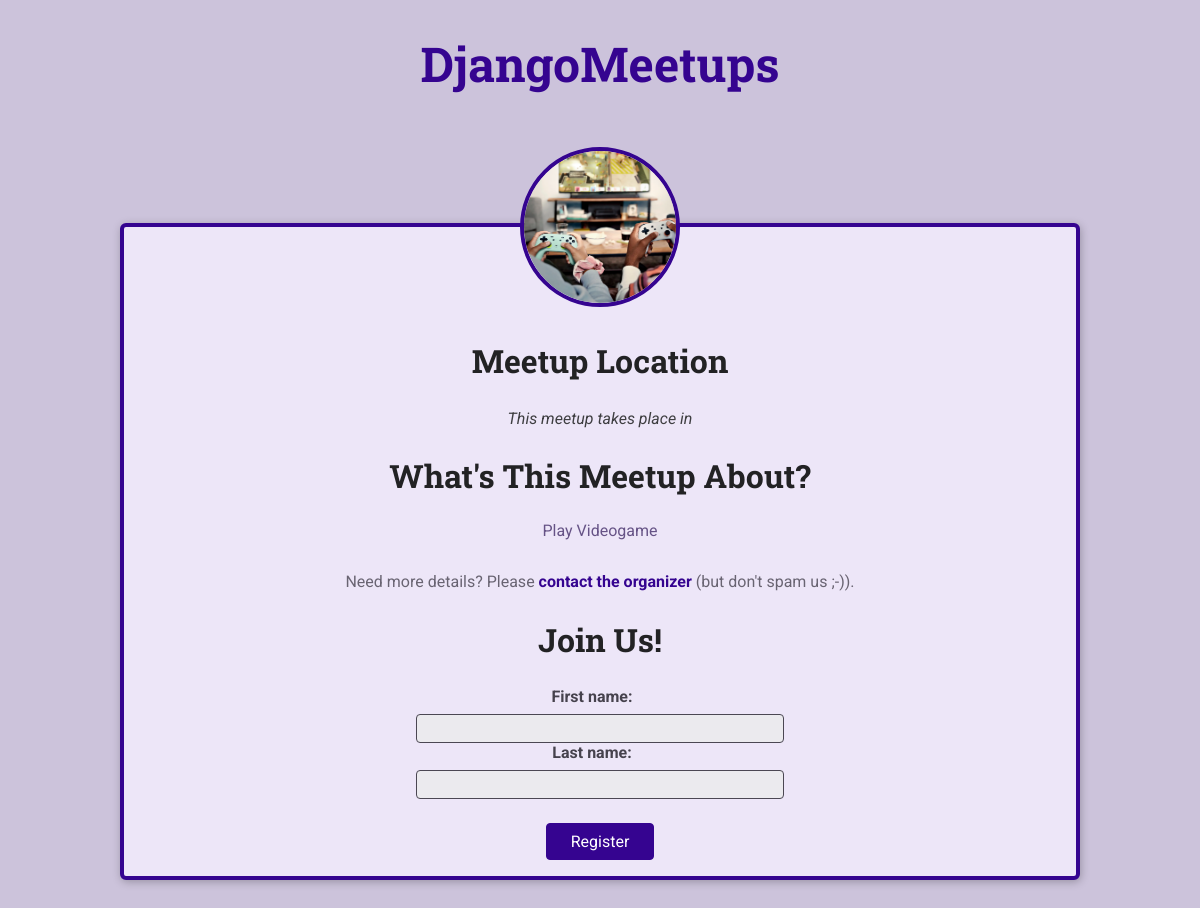
Page /2/ on the committed database.
### meetups/models.py (models this page shows, shortened)
class Meetup(models.Model):
    title = models.CharField(max_length=255, validators=[MinLengthValidator(10)])
    date = models.DateTimeField()
    image = models.ImageField(upload_to="meet_image", blank=True)
    slug = models.SlugField(default="", null=True)

### meetups/views.py (the view, shortened to what this page needs)
# urls.py: path("<int:pk>/", views.DetailMeetView.as_view(), name="detail"),
class DetailMeetView(View):
    template_name = "meetups/meetup-details.html"
    model = Meetup
    def get(self, request, pk):
        context = {"object": Meetup.objects.get(pk=pk), "form": PeopleForm()}
        return render(request, "meetups/meetup-details.html", context)

### meetups/forms.py
class PeopleForm(forms.ModelForm):
    class Meta:
        model = People
        exclude = ["meet"]

### templates/meetups/meetup-details.html (shortened to what this page needs)
{% extends 'base.html' %}
{% load static %}
{% block site_css %}
  <link rel="stylesheet" href="{% static 'css/meetup-detail.css' %}">
{% endblock %}
{% block body %}
{% if object %}
<article>
  <img id="main-image" src="{{ object.image.url }}" alt="{{ object.title }}">
  <section id="location">
    <h2>Meetup Location</h2>
    <address>This meetup takes place in </address>
  </section>
  <section id="details">
    <h2>What's This Meetup About?</h2>
    <p>{{ object.title|title }}</p>
    <footer>
      <p>Need more details? Please <a href="mailto:sergiy06061997@gmail.com">contact the organizer</a> (but don't spam us ;-)).</p>
    </footer>
  </section>
  <section id="registration">
    <h2>Join Us!</h2>
    <form action="{%url 'meetups:register' object.pk%}" method="POST">
      <ul>
        {{ form.as_ul }}
      </ul>
      <div id="registration-actions">
        <button type='submit'>Register</button>
      </div>
    </form>
  </section>
</article>
{% else %}
<p>No meetup found for this slug, sorry!</p>
{% endif %}
{% endblock %}

### static/css/base.css (style rules this page uses)
* { box-sizing: border-box; }
body { font-family: 'Roboto', sans-serif; margin: 0; background-color: #ccc3db; color: #3e3e41; }
h1, h2, h3 { font-family: 'Roboto Slab', sans-serif; color: #222224; }
button, .btn { cursor: pointer; font: inherit; padding: 0.5rem 1.5rem; background-color: #350490; border: 1px solid #350490; color: white; border-radius: 4px; text-decoration: none; }

### static/css/meetup-detail.css (style rules this page uses)
article { max-width: 60rem; margin: 5rem auto; border-radius: 6px; background-color: #ede6f8; border: 4px solid #350490; box-shadow: 1px 2px 8px rgba(0, 0, 0, 0.25); position: relative; padding: 1rem; text-align: center; }
#main-image { width: 10rem; height: 10rem; object-fit: cover; position: absolute; top: -5rem; left: calc(50% - 5rem); border-radius: 50%; border: 4px solid #350490; }
section:first-of-type { margin-top: 6rem; }
h2 { font-size: 2rem; }
#details h2 { margin-bottom: 0.5rem; }
#details>p { color: #665386; padding: 1rem; border-radius: 4px; max-width: 80%; margin: auto; }
#details footer { color: #696472; }
#details footer a { color: #350490; text-decoration: none; font-weight: bold; }
#registration ul { list-style: none; margin: 0; padding: 0; }
#registration label { font-weight: bold; color: #46424d; margin-right: 1rem; display: block; margin-bottom: 0.5rem; }
#registration input { font: inherit; width: 40%; background-color: #ebeaee; border: 1px solid #4b4753; border-radius: 4px; padding: 0.25rem; }
#registration-actions { margin-top: 1.5rem; }

### rows in the picture
Meetup: image (picture), title "Play Videogame"
